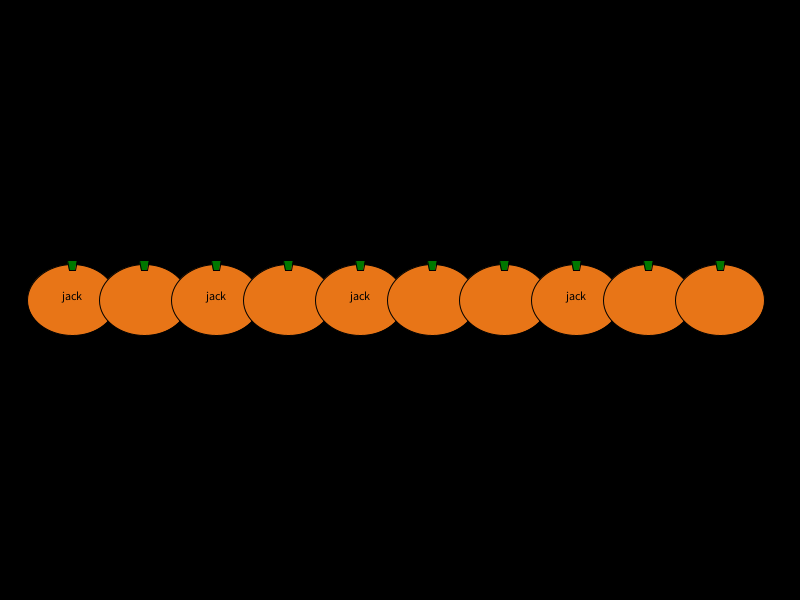
Frame 1 (no input)
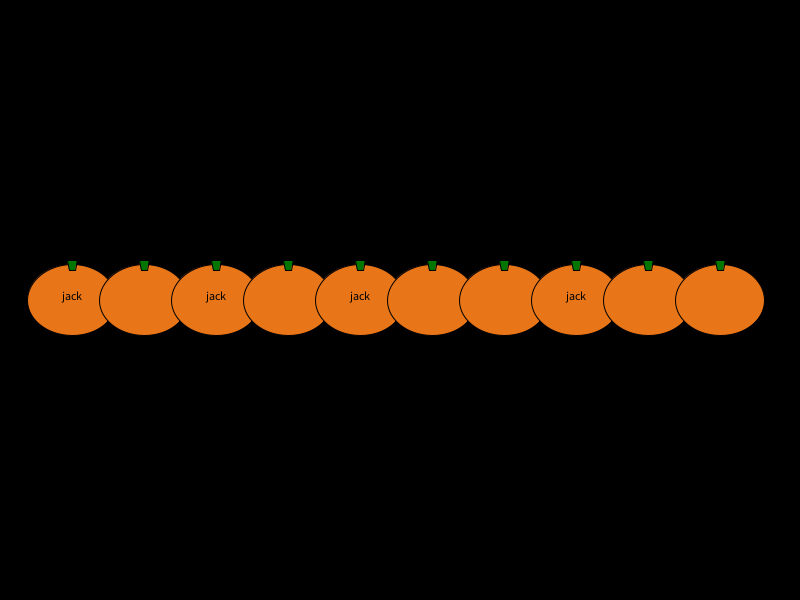
Frame 60 (the mouse pressed at the canvas centre just before this capture)
Frame 120 (the mouse held since frame 60 and released just before this capture): identical to frame 60, image omitted

The Processing sketch that drew these frames (run headless with seeded random() and noise(); from frame 60 on, the mouse is pressed at the canvas centre):

// Processing sketch: jackOLanterns
// ── jackOLanterns.pde
final int pumpkinWidth = 89;
final int pumpkinHeight = 71;
final int numOfPumpkins = 10;

class Pumpkin {
  float x;
  float y;
  boolean jackOLantern;
  boolean lit;

  Pumpkin(float newX, float newY, boolean newJackOLantern, boolean newLit) {
    x = newX;
    y = newY;
    jackOLantern = newJackOLantern;
    lit = newLit;
  }
}

Pumpkin[] bunchOfPumpkins = new Pumpkin[numOfPumpkins];


void setup() {
  size(800, 600);
  background(0);
  smooth();
  textAlign(CENTER);
  initPumpkins(bunchOfPumpkins);
}

void draw() {
  for (int i = 0; i < numOfPumpkins; i++) {
    drawPumpkin(bunchOfPumpkins[i]);
  }
}

void mouseClicked() {
  for (int i = 0; i < numOfPumpkins; i++) {
    if ((mouseX > (bunchOfPumpkins[i].x-pumpkinWidth/2)) && 
      (mouseX < (bunchOfPumpkins[i].x+pumpkinWidth/2)) && 
      (mouseY > (bunchOfPumpkins[i].y-pumpkinHeight/2)) &&
      (mouseY < (bunchOfPumpkins[i].y+pumpkinHeight/2))) {

      if (!bunchOfPumpkins[i].jackOLantern) {
        bunchOfPumpkins[i].jackOLantern = true;
      } else if (!bunchOfPumpkins[i].lit) {
        bunchOfPumpkins[i].lit = true;
      }
    }
  }
}

void drawPumpkin(Pumpkin p) {
  fill(232, 117, 23);
  ellipse(p.x, p.y, pumpkinWidth, pumpkinHeight);

  fill(0, 120, 0);
  quad(p.x - 3, p.y - pumpkinHeight/2 + 5, 
    p.x - 5, p.y - pumpkinHeight/2 - 5, 
    p.x + 5, p.y - pumpkinHeight/2 - 5, 
    p.x + 3, p.y - pumpkinHeight/2 + 5);

  if (p.lit) {
    fill(0);
    text("jack lit", p.x, p.y);
  } else if (p.jackOLantern) {
    fill(0);
    text("jack", p.x, p.y);
  }
}

void initPumpkins(Pumpkin[] patch) {
  float spacing = width / (patch.length + 1);  
  for (int i = 0; i < patch.length; i++) {
    patch[i] = new Pumpkin((spacing*(i+1)), height/2, (random(1)>.5), false);
  }
}
